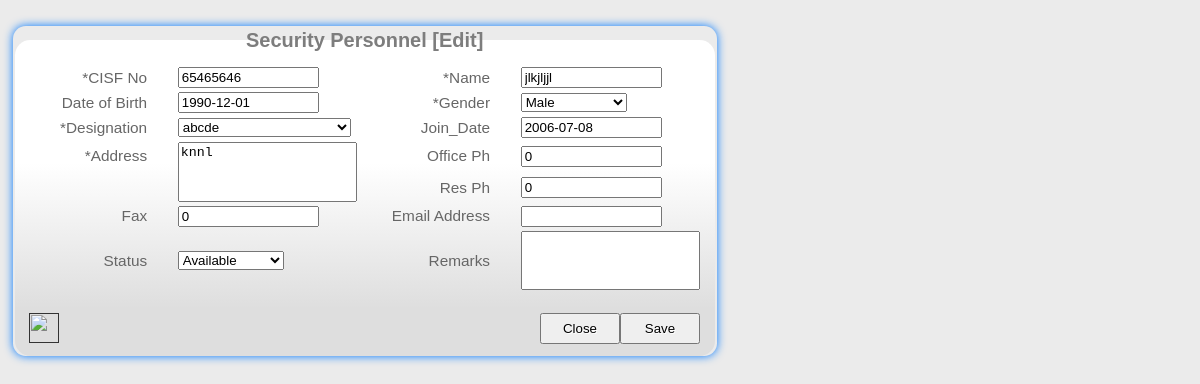
Page /public_html/cisf_details/cisf_security_personnel_new.php?id=14 (signed in) on the committed database.
### tables this page shows
CREATE TABLE IF NOT EXISTS `cisf_sp` (
  `sp_id` int(10) NOT NULL AUTO_INCREMENT,
  `cisf_no` int(20) NOT NULL,
  `name1` varchar(20) NOT NULL,
  `gender` varchar(10) NOT NULL,
  `date_of_birth` date NOT NULL,
  `desig_description` varchar(60) NOT NULL,
  `join_date` date NOT NULL,
  `address` varchar(250) NOT NULL,
  `office_ph` int(10) NOT NULL,
  `res_ph` int(10) NOT NULL,
  `fax` int(10) NOT NULL,
  `email_address` varchar(50) NOT NULL,
  `status` varchar(15) NOT NULL,
  `remarks` varchar(250) NOT NULL,
  PRIMARY KEY (`sp_id`),
  UNIQUE KEY `address` (`address`),
  UNIQUE KEY `cisf_no` (`cisf_no`),
  KEY `email_address` (`email_address`),
  KEY `desig_description` (`desig_description`)
);

### public_html/cisf_details/cisf_security_personnel_new.php (the view, shortened to what this page needs)
<?php
	$result1=mysql_query("select * from cisf_designation") or die(mysql_error());
	if(@!empty($_GET))
	{
		$sp_id = $_GET["id"];
		$query="select * from cisf_sp where `sp_id`='$sp_id' ";
		$result=mysql_query($query) or die("query failed <br/>".mysql_error());
		$row=mysql_fetch_array($result);
	}
?>
<!DOCTYPE html PUBLIC "-//W3C//DTD XHTML 1.0 Transitional//EN"
"http://www.w3.org/TR/xhtml1/DTD/xhtml1-transitional.dtd" >
<html xmlns="http://www.w3.org/1999/xhtml" xml:lang="en" lang="en">
    <head>
        <link rel="stylesheet" type="text/css" href="../../styles/style.css" />
	</head>
    <body onload="document.forms[0].cisf_no.focus();">
            <?php include_once '../../includes/menu.php';?>
        <div id="form1"  <?php echo @empty($_GET)?"":'style="text-align:left;"'; ?>>
            <form id='myform' name='myform'  action=<?php echo (@empty($_GET))?"#":"cisf_security_personnel_new.phpx"; ?> onsubmit="return saveClose()" method='post' accept-charset='UTF-8'>
                <fieldset>
                    <legend>
                        <strong>Security Personnel <?php echo (@empty($_GET))?'[New]':'[Edit]'; ?></strong>
                    </legend>
                    <div id="tbl">
                        <table>
                            <tbody>
                                <tr>
                                    <th></th>
                                    <th></th>
									<th></th>
									<th></th>
                                </tr>
                                <tr>
                                    <td>
										<label for='cisf_no'>*CISF No</label>
									</td>
									<td><input type='text' name="cisf_no" id="cisf_no" maxlength="20" value="<?php echo (@empty($_GET))?"":"$row[cisf_no]"; ?>"/></td>
									<td><label for='name1'>*Name</label></td>
									<td><input type='text' name='name1' id='name1' maxlength="20" value="<?php echo (@empty($_GET))?"":"$row[name1]"; ?>"/></td>
								</tr>
								<tr>
                                    <td><label for='date_of_birth'>Date of Birth</label></td>
									<td><input type='text' name='date_of_birth' id='date_of_birth' maxlength="20" value="<?php echo (@empty($_GET))?"":"$row[date_of_birth]"; ?>"/></td>
									<td><label for='gender'>*Gender</label></td>
									<td>
										<select id="gender" name="gender" style="float:Left; margin-left:2em; width:8em;">
											<?php
												if(!@empty($_GET))
												{
													echo "<option>".$row['gender']."</option>";
												}
											?>
										</select>
									</td>
                                </tr>
								<tr>
									<td><label for='desig_description'>*Designation</label></td>
									<td>
										<select id="desig_description" name="desig_description" style="float:Left; margin-left:2em; width:13em;">
											<?php
												if(!@empty($_GET))
												{
													echo "<option>".$row['desig_description']."</option>";
												}
												$i=0;
												while ($row1 = mysql_fetch_array($result1))
												{
													$i++;
												}
											?>
										</select>
									</td>
                                    <td><label for='Join_Date'>Join_Date</label></td>
									<td><input type='text' name='join_date' id='join_date' maxlength="20" value="<?php echo (@empty($_GET))?"":"$row[join_date]"; ?>"/></td>
								</tr>
								<tr>
									<td><label for='address'>*Address</label></td>
                                    <td rowspan="2"><textarea name="address" id="address"><?php echo (@empty($_GET))?"":"$row[address]"; ?></textarea></td>
									<td><label for='office_ph'>Office Ph</label></td>
									<td><input type='text' name='office_ph' id='office_ph' maxlength="20" value="<?php echo (@empty($_GET))?"":"$row[office_ph]"; ?>"/></td>
								</tr>
								<tr>
                                    <td></td>
									<td><label for='res_ph'>Res Ph</label></td>
									<td><input type='text' name='res_ph' id='res_ph' maxlength="20" value="<?php echo (@empty($_GET))?"":"$row[res_ph]"; ?>"/></td>
								</tr>
								<tr>
                                    <td><label for='fax'>Fax</label></td>
									<td><input type='text' name='fax' id='fax' maxlength="20" value="<?php echo (@empty($_GET))?"":"$row[fax]"; ?>"/></td>
									<td><label for='email_address'>Email Address</label></td>
									<td><input type='text' name='email_address' id='email_address' maxlength="20" value="<?php echo (@empty($_GET))?"":"$row[email_address]"; ?>"/></td>
								</tr>
								<tr>
									<td><label for='status'>Status</label></td>
                                    <td>
										<select id="status" name="status" style="float:Left; margin-left:2em; width:8em;">
											<?php
												if(!@empty($_GET))
												{
													echo "<option id='".$i."' >".$row['status']."</option>";
												}
											?>
										</select>
									</td>
									<td><label for='remarks'>Remarks</label></td>
                                    <td><textarea name="remarks" id="remarks"><?php echo (@empty($_GET))?"":"$row[remarks]"; ?></textarea></td>
								</tr>
                                <tr>
                                    <td colspan="4">
									<br/>
									<a href=<?php echo (@empty($_GET))?"../../cisf_details/cisf_security_personnel_search":""; ?>><img class="s_button" src=<?php echo (@empty($_GET))?"../../img/search.png":"" ?> alt="Search" width="30" height="30" /> </a>
                                    <input id="Save" type='submit' name='Save' value='Save' />
                                    <input type=<?php echo (@empty($_GET))?"reset":"button";?> name='Clear' value=<?php echo (@empty($_GET))?"Clear":"Close";?> onClick=<?php echo (@empty($_GET))?"":"popClose()";?> />
									</td>
                                </tr>
                            </tbody>
                        </table>
                    </div>
                </fieldset>
            </form>
        </div>
	</body>
</html>

### styles/style.css (style rules this page uses)
#form1 { text-align:center; }
#myform { display: inline-block ; text-align: left; border-radius:1em; border:0px; margin-left:1em; box-shadow: 0 0 10px 0px #0078ff; }
textarea { resize: none; overflow-y: scroll; }
input[type=reset], input[type=submit],input[type=button] { width: 6em; height: 2.3em; float: right; text-shadow: 1px 1px 0 #fff; }
label { margin-left:2em; float:right; }
legend { text-align:center; font-size: 1.3em; padding-top: 5px; padding-bottom:5px; width:99%; color: #7d7d7d; }
fieldset { border-radius: 1em; border: 0px; font-size: larger; background-image: linear-gradient(bottom, rgb(222,222,222) 15%, rgb(255,255,255) 61%); background-image: -o-linear-gradient(bottom, rgb(222,222,222) 15%, rgb(255,255,255) 61%); background-image: -moz-linear-gradient(bottom, rgb(222,222,222) 15%, rgb(255,255,255) 61%); background-image: -webkit-linear-gradient(bottom, rgb(222,222,222) 15%, rgb(255,255,255) 61%); background-image: -ms-linear-gradient(bottom, rgb(222,222,222) 15%, rgb(255,255,255) 61%); background-image: -webkit-gradient(linear,left bottom,left top,color-stop(0.15, rgb(222,222,222)),color-stop(0.61, rgb(255,255,255))); filter: progid:DXImageTransform.Microsoft.gradient(startColorstr='#ffffff', endColorstr='#dedede'); display:inline-block; }

### styles/menu.css (style rules this page uses)
body { font: normal .8em/1.5em Arial, Helvetica, sans-serif; background: #ebebeb; width: 95em; margin: 2em auto; color: #666; }

### public_html/cisf_details/cisf_security_personnel_new.php (style rules this page uses)
textarea { margin-left:2em; resize:none; overflow-y:auto; width:13em; height:4em; }
select { float:Left; margin-left:2em; width:12em; }
input[type=text] { float:Left; margin-left:2em; width:10em; }

### rows in the picture
cisf_sp: cisf_no "65465646", name1 "jlkjljjl", date_of_birth "1990-12-01", gender "Male", desig_description "abcde", join_date "2006-07-08", address "knnl", office_ph "0", res_ph "0", fax "0", status "Available"
